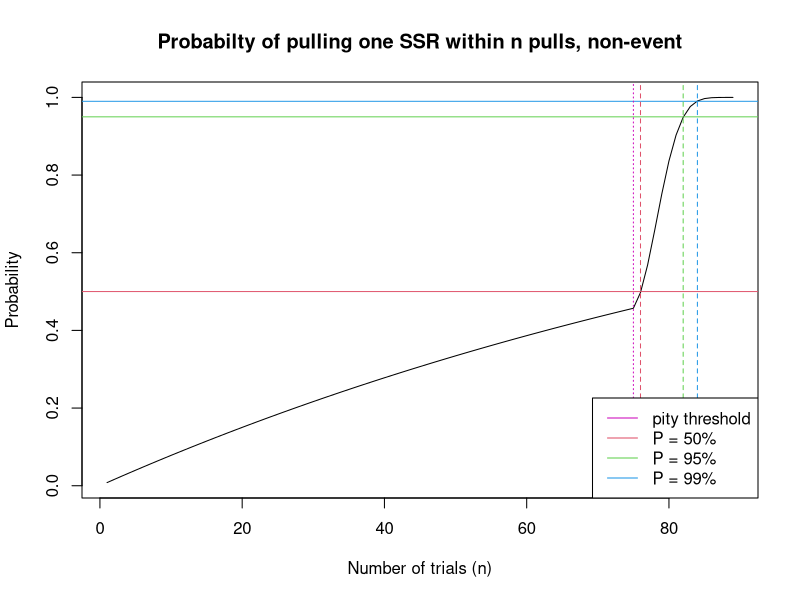
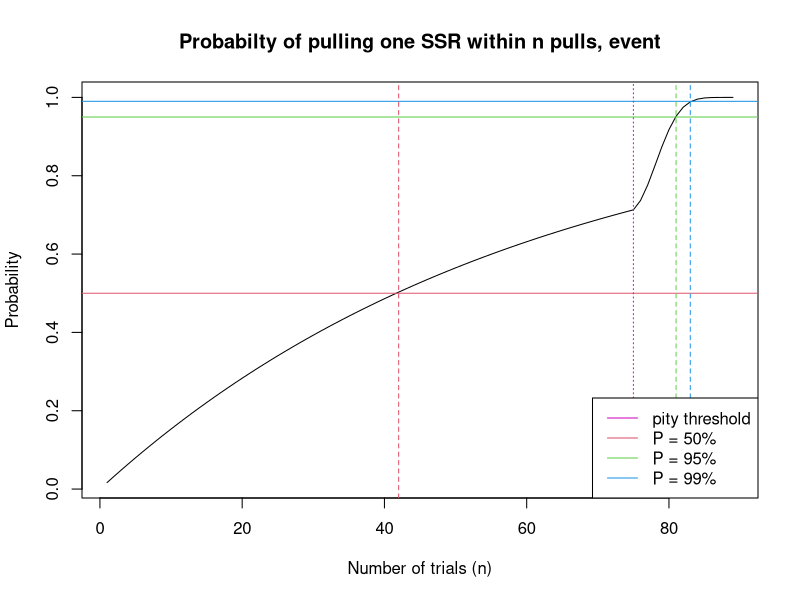

Generate these figures, in order, with R:
## ---- chunk 1
# Genshin non-event parameters
base.p = 0.00811
incr = 0.0665
N = 75    # pulls before pity starts

pi = c(rep(base.p, N-1), seq(base.p, to = 1, by = incr))
i = length(pi)
fi = rep(1-base.p, i)

for(ind in 2:i){
  fi[ind] = (1-pi[ind])*fi[ind-1]
}

plot(seq(1,i), 1 - fi, type = 'l', 
     main = "Probabilty of pulling one SSR within n pulls, non-event", 
     xlab = "Number of trials (n)", ylab = "Probability")
abline(h = 0.50, col = 2)
abline(h = 0.95, col = 3)
abline(h = 0.99, col = 4)

p50 = which.min(abs((1-fi)-0.5))
p95 = which.min(abs((1-fi)-0.95))
p99 = which.min(abs((1-fi)-0.99))

abline(v = p50, col = 2, lty = 2)
abline(v = p95, col = 3, lty = 2)
abline(v = p99, col = 4, lty = 2)
abline(v = N, col = 6, lty = 3)

legend('bottomright', legend=c('pity threshold', 'P = 50%', 'P = 95%', 'P = 99%'), 
       col = c(6, 2, 3, 4), lty = 1)

(paste("Player has 50% probability to pull their first SSR within", p50, "pulls."))
(paste("Player has 95% probability to pull their first SSR within", p95, "pulls."))
(paste("Player has 99% probability to pull their first SSR within", p99, "pulls."))
## ---- chunk 2
# Genshin event parameters
base.p = 0.0165
incr = 0.0663
N = 75    # pulls before pity starts

pi = c(rep(base.p, N-1), seq(base.p, to = 1, by = incr))
i = length(pi)
fi = rep(1-base.p, i)

for(ind in 2:i){
  fi[ind] = (1-pi[ind])*fi[ind-1]
}


plot(seq(1,i), 1 - fi, type = 'l', 
     main = "Probabilty of pulling one SSR within n pulls, event", 
     xlab = "Number of trials (n)", ylab = "Probability")
abline(h = 0.50, col = 2)
abline(h = 0.95, col = 3)
abline(h = 0.99, col = 4)

p50 = which.min(abs((1-fi)-0.5))
p95 = which.min(abs((1-fi)-0.95))
p99 = which.min(abs((1-fi)-0.99))

abline(v = p50, col = 2, lty = 2)
abline(v = p95, col = 3, lty = 2)
abline(v = p99, col = 4, lty = 2)
abline(v = N, col = 6, lty = 3)

legend('bottomright', legend=c('pity threshold', 'P = 50%', 'P = 95%', 'P = 99%'), 
       col = c(6, 2, 3, 4), lty = 1)

(paste("Player has 50% probability to pull their first SSR within", p50, "pulls."))
(paste("Player has 95% probability to pull their first SSR within", p95, "pulls."))
(paste("Player has 99% probability to pull their first SSR within", p99, "pulls."))
